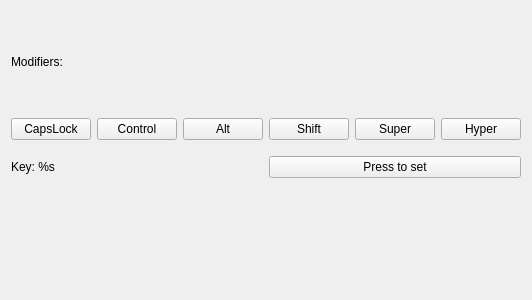
<?xml version="1.0" encoding="UTF-8"?>
<ui version="4.0">
 <class>Form</class>
 <widget class="QWidget" name="Form">
  <property name="geometry">
   <rect>
    <x>0</x>
    <y>0</y>
    <width>400</width>
    <height>300</height>
   </rect>
  </property>
  <property name="windowTitle">
   <string>Form</string>
  </property>
  <layout class="QVBoxLayout" name="verticalLayout">
   <item>
    <widget class="QLabel" name="modsLabel">
     <property name="text">
      <string>Modifiers:</string>
     </property>
    </widget>
   </item>
   <item>
    <layout class="QHBoxLayout" name="horizontalLayout">
     <property name="bottomMargin">
      <number>10</number>
     </property>
     <item>
      <widget class="KPushButton" name="capslockButton">
       <property name="text">
        <string>CapsLock</string>
       </property>
       <property name="checkable">
        <bool>true</bool>
       </property>
       <property name="checked">
        <bool>false</bool>
       </property>
      </widget>
     </item>
     <item>
      <widget class="KPushButton" name="controlButton">
       <property name="text">
        <string>Control</string>
       </property>
       <property name="checkable">
        <bool>true</bool>
       </property>
       <property name="checked">
        <bool>false</bool>
       </property>
      </widget>
     </item>
     <item>
      <widget class="KPushButton" name="altButton">
       <property name="text">
        <string>Alt</string>
       </property>
       <property name="checkable">
        <bool>true</bool>
       </property>
       <property name="checked">
        <bool>false</bool>
       </property>
      </widget>
     </item>
     <item>
      <widget class="KPushButton" name="shiftButton">
       <property name="text">
        <string>Shift</string>
       </property>
       <property name="checkable">
        <bool>true</bool>
       </property>
       <property name="checked">
        <bool>false</bool>
       </property>
      </widget>
     </item>
     <item>
      <widget class="KPushButton" name="superButton">
       <property name="text">
        <string>Super</string>
       </property>
       <property name="checkable">
        <bool>true</bool>
       </property>
       <property name="checked">
        <bool>false</bool>
       </property>
      </widget>
     </item>
     <item>
      <widget class="QPushButton" name="hyperButton">
       <property name="text">
        <string>Hyper</string>
       </property>
      </widget>
     </item>
    </layout>
   </item>
   <item>
    <layout class="QHBoxLayout" name="horizontalLayout_2">
     <property name="bottomMargin">
      <number>5</number>
     </property>
     <item>
      <widget class="QLabel" name="keyLabel">
       <property name="text">
        <string>Key: %s</string>
       </property>
      </widget>
     </item>
     <item>
      <widget class="QPushButton" name="setButton">
       <property name="text">
        <string>Press to set</string>
       </property>
      </widget>
     </item>
    </layout>
   </item>
   <item>
    <widget class="KSeparator" name="kseparator"/>
   </item>
  </layout>
 </widget>
 <customwidgets>
  <customwidget>
   <class>KSeparator</class>
   <extends>QFrame</extends>
   <header>kseparator.h</header>
  </customwidget>
  <customwidget>
   <class>KPushButton</class>
   <extends>QPushButton</extends>
   <header>kpushbutton.h</header>
  </customwidget>
 </customwidgets>
 <resources/>
 <connections/>
</ui>
